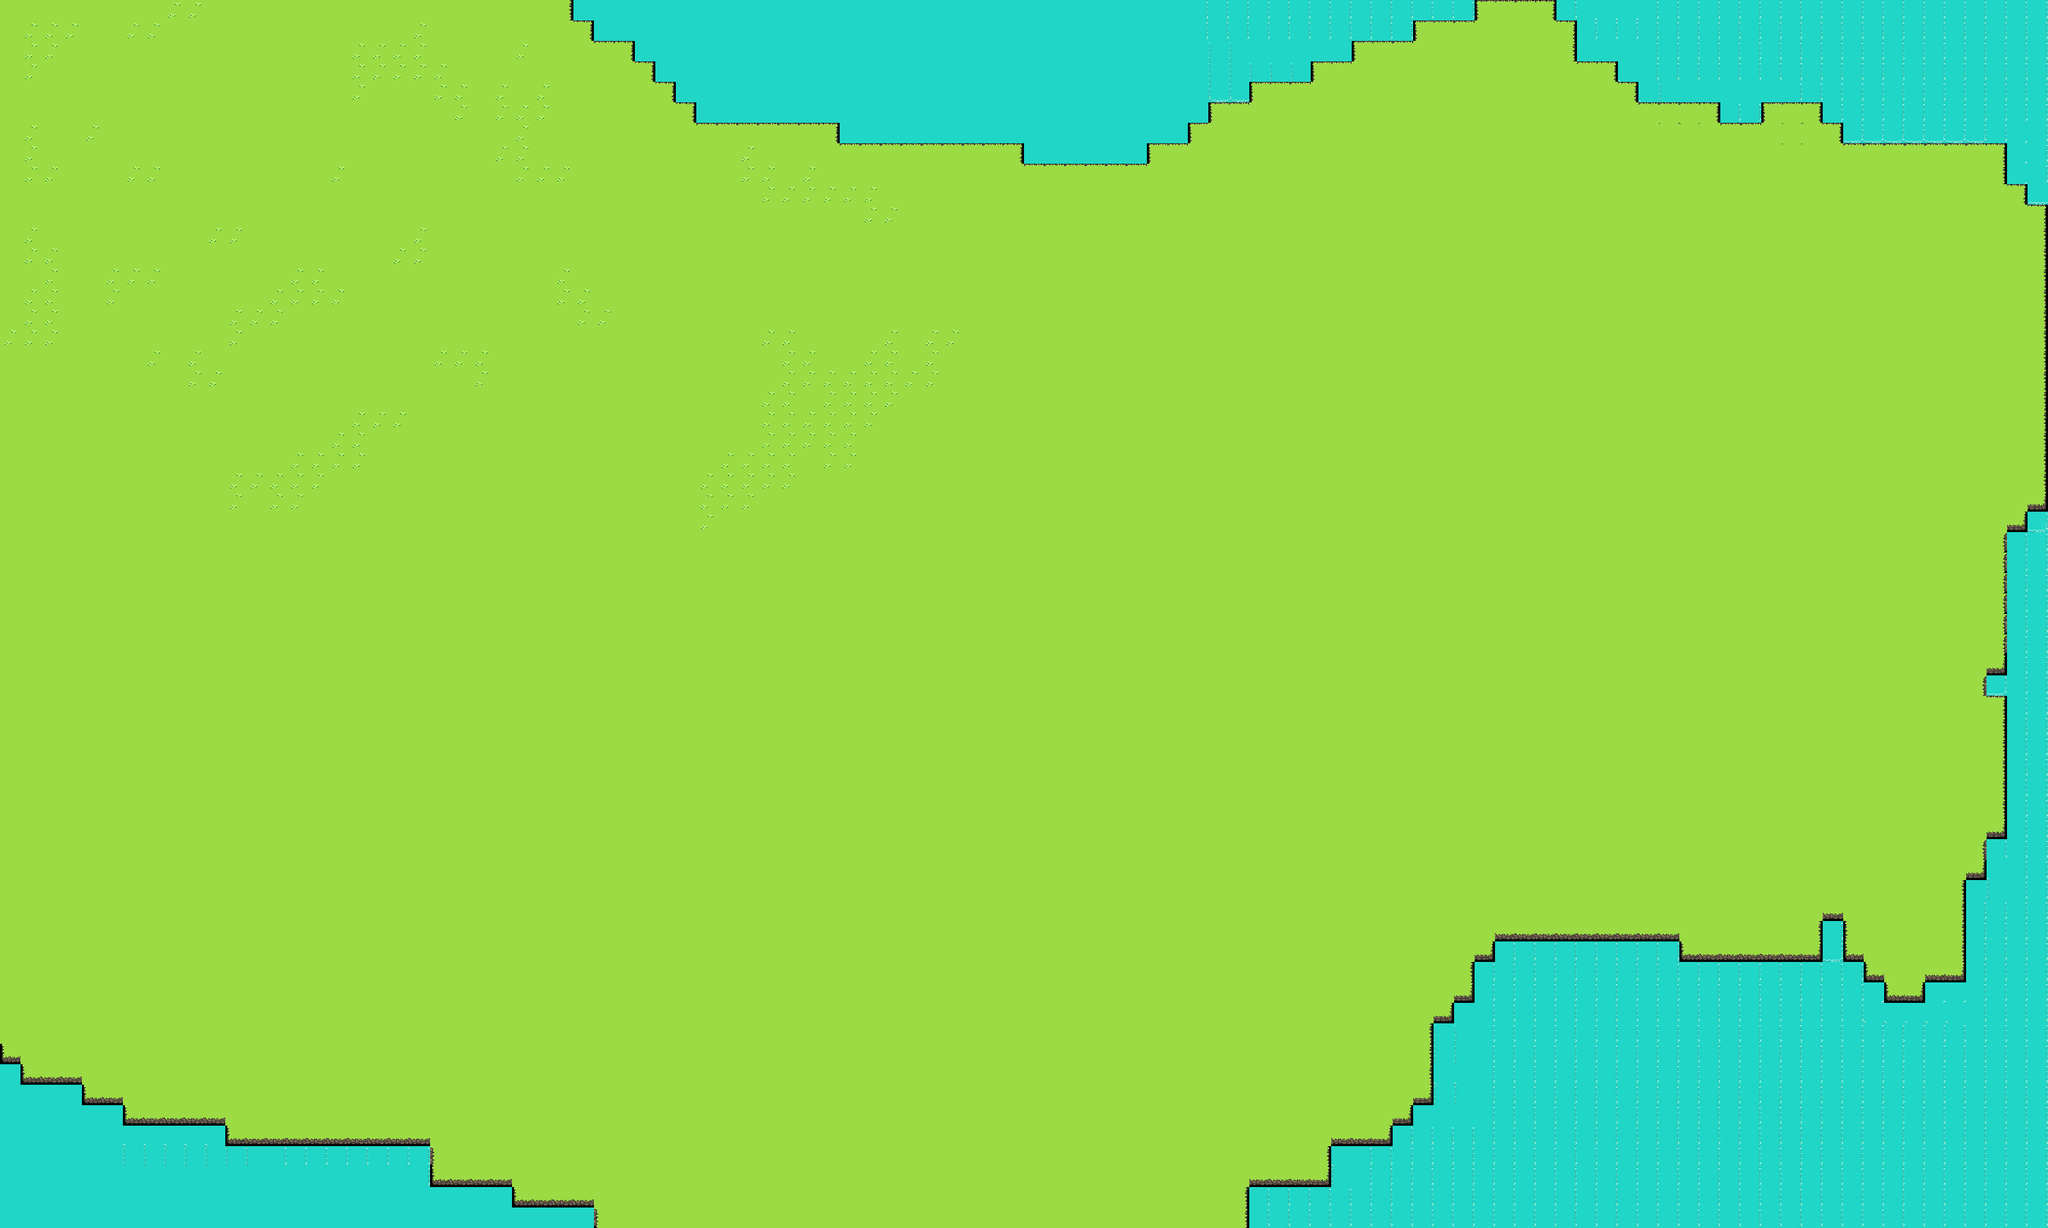

A level layout from a 2D game, rendered from its tile map. Below: a short description, then the map file with tile-grid data replaced by summaries:
An orthogonal 100x60 tile map with 32x32 px tiles, 1 tile layer (Ground), 3 tilesets and 21 objects (9x Grass, 7x Tree, 2x Seagrass, Player, House).

<map version="1.10" tiledversion="1.11.2" orientation="orthogonal" renderorder="right-down" width="100" height="60" tilewidth="32" tileheight="32" infinite="0" nextlayerid="5" nextobjectid="61">
 <tileset firstgid="1" name="terrain_tiles" tilewidth="32" tileheight="32" tilecount="160" columns="10">
  <image source="../tilesets/terrain_tiles.png" width="320" height="512" />
 </tileset>
 <tileset firstgid="161" name="water_and_island_tiles" tilewidth="32" tileheight="32" tilecount="120" columns="15">
  <image source="../tilesets/water_and_island_tiles.png" width="480" height="256" />
 </tileset>
 <tileset firstgid="281" name="Objects" tilewidth="139" tileheight="193" tilecount="27" columns="0">
  <grid orientation="orthogonal" width="1" height="1" />
  <tile id="0">
   <image source="../objects/fence_vertical.png" width="14" height="94" />
  </tile>
  <tile id="1">
   <image source="../objects/fence_horizontal.png" width="78" height="30" />
  </tile>
  <tile id="2">
   <image source="../objects/pole.png" width="14" height="30" />
  </tile>
  <tile id="3">
   <image source="../objects/tree2.png" width="80" height="128" />
  </tile>
  <tile id="4">
   <image source="../objects/house.png" width="139" height="193" />
  </tile>
  <tile id="5">
   <image source="../objects/bush1.png" width="32" height="29" />
  </tile>
  <tile id="6">
   <image source="../objects/bush2.png" width="32" height="32" />
  </tile>
  <tile id="7">
   <image source="../objects/bush3.png" width="32" height="32" />
  </tile>
  <tile id="8">
   <image source="../objects/bush4.png" width="32" height="32" />
  </tile>
  <tile id="9">
   <image source="../objects/bush.png" width="32" height="32" />
  </tile>
  <tile id="10">
   <image source="../objects/tree_trunk1.png" width="40" height="28" />
  </tile>
  <tile id="11">
   <image source="../objects/tree_trunk2.png" width="22" height="15" />
  </tile>
  <tile id="12">
   <image source="../objects/tree_trunk.png" width="16" height="14" />
  </tile>
  <tile id="13">
   <image source="../objects/sign.png" width="26" height="32" />
  </tile>
  <tile id="14">
   <image source="../objects/sign_right.png" width="30" height="32" />
  </tile>
  <tile id="15">
   <image source="../objects/see_grass.png" width="11" height="8" />
  </tile>
  <tile id="16">
   <image source="../objects/see_grass1.png" width="17" height="13" />
  </tile>
  <tile id="17">
   <image source="../objects/pebble.png" width="21" height="14" />
   <objectgroup draworder="index" id="2">
    <object id="1" x="187.333" y="218.667" />
   </objectgroup>
  </tile>
  <tile id="18">
   <image source="../objects/pebble1.png" width="19" height="15" />
  </tile>
  <tile id="19">
   <image source="../objects/stone.png" width="31" height="26" />
  </tile>
  <tile id="20">
   <image source="../objects/tree.png" width="52" height="92" />
  </tile>
  <tile id="21">
   <image source="../objects/tree1.png" width="61" height="95" />
  </tile>
  <tile id="22">
   <image source="../objects/chest.png" width="37" height="32" />
  </tile>
  <tile id="23">
   <image source="../objects/mushroom_blue.png" width="10" height="11" />
  </tile>
  <tile id="24">
   <image source="../objects/mushroom_blue1.png" width="12" height="12" />
  </tile>
  <tile id="25">
   <image source="../objects/mushroom_blue2.png" width="11" height="13" />
  </tile>
  <tile id="26">
   <image source="../objects/mushroom_blue3.png" width="10" height="16" />
  </tile>
 </tileset>
 <layer id="1" name="Ground" width="100" height="60">
  <data>[6000 cells, 6000 non-empty, 31 distinct tile ids]</data>
 </layer>
 <objectgroup id="3" name="Entities">
  <object id="10" name="Player" x="372.5" y="313.5">
   <point />
  </object>
 </objectgroup>
 <objectgroup id="2" name="Objects">
  <object id="32" name="Seagrass" gid="297" x="1073.33" y="128.333" width="17" height="13" />
  <object id="33" name="Seagrass" gid="297" x="962.667" y="41.6667" width="17" height="13" />
  <object id="47" name="Grass" gid="286" x="628.5" y="403" width="32" height="29" />
  <object id="48" name="Grass" gid="286" x="690" y="160" width="32" height="29" />
  <object id="49" name="Grass" gid="286" x="605.5" y="394" width="32" height="29" />
  <object id="50" name="Grass" gid="286" x="310.5" y="147" width="32" height="29" />
  <object id="51" name="Grass" gid="286" x="287" y="155.5" width="32" height="29" />
  <object id="52" name="Grass" gid="288" x="280.5" y="145" width="32" height="32" />
  <object id="53" name="Grass" gid="288" x="221" y="449" width="32" height="32" />
  <object id="54" name="Grass" gid="288" x="822" y="197.5" width="32" height="32" />
  <object id="55" name="Grass" gid="287" x="788.5" y="175.5" width="32" height="32" />
 </objectgroup>
 <objectgroup id="4" name="CollidableObjects">
  <object id="40" name="Tree" gid="302" x="186" y="225.333" width="61" height="95" />
  <object id="35" name="Tree" gid="301" x="578" y="202" width="52" height="92" />
  <object id="36" name="Tree" gid="301" x="612.667" y="234" width="52" height="92" />
  <object id="37" name="Tree" gid="301" x="155.333" y="424.667" width="52" height="92" />
  <object id="39" name="Tree" gid="302" x="727.833" y="389.167" width="61" height="95" />
  <object id="41" name="Tree" gid="284" x="454.667" y="205.333" width="80" height="128" />
  <object id="56" name="Tree" gid="284" x="444.5" y="701.5" width="80" height="128" />
  <object id="29" name="House" gid="285" x="324.333" y="285" width="139" height="193" />
 </objectgroup>
</map>
